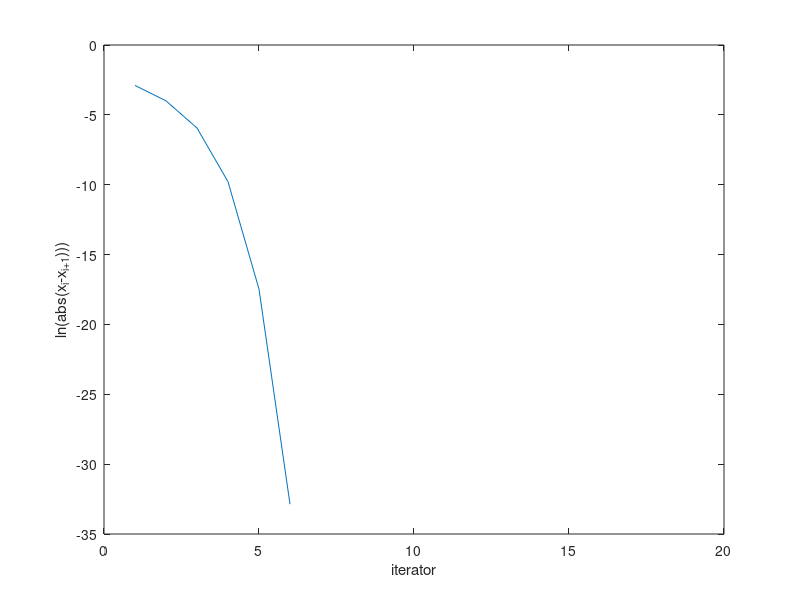

The MATLAB script that drew this image:
x=zeros(21,1);
z=zeros(21,1);
x(1)=3;z(1)=3;
for i = 2:21
    x(i) = acos(-1/(1+exp(-2*x(i-1))));
    zz = z(i-1);
    z(i) = zz - (cos(zz)+1/(1+exp(-2*zz))) / (-sin(zz)+2.0/(1+exp(-2*zz))^2*exp(-2*zz));
end
for i = 1:20
    x(i)=x(i)-x(i+1);z(i)=z(i)-z(i+1);
end
plot(1:20,log(abs(x(1:20))));
xlabel('iterator');
ylabel('ln(abs(x_i-x_{i+1})))');
plot(1:20,log(abs(z(1:20))));
xlabel('iterator');
ylabel('ln(abs(x_i-x_{i+1})))');